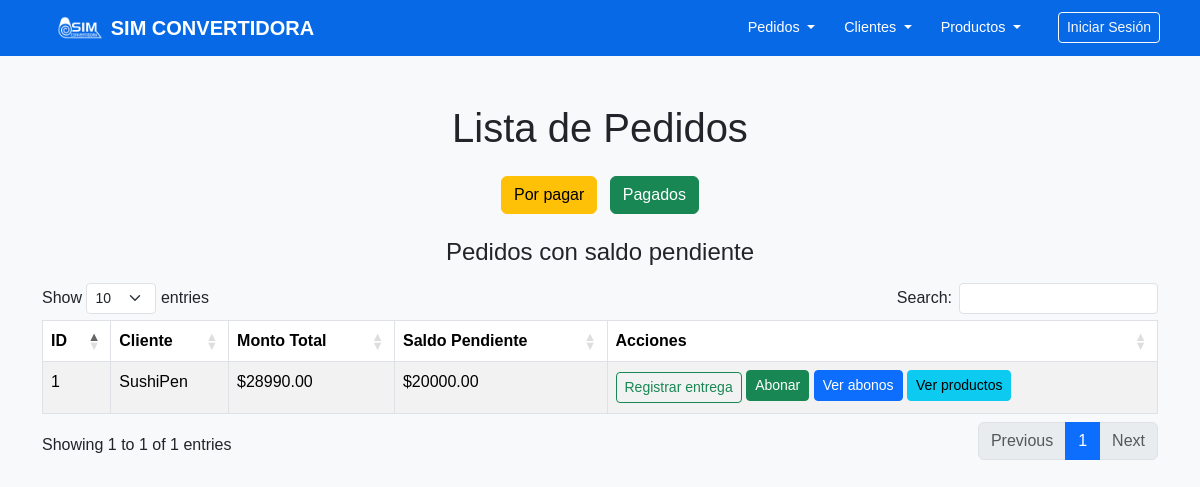
Page /pedidos/por_pagar/ on the committed database.
### pedidos/models.py (models this page shows, shortened)
class Pedido(models.Model):
    cod_pedido = models.AutoField(primary_key=True)
    cliente = models.ForeignKey(Cliente, on_delete=models.CASCADE)
    monto_total = models.DecimalField(max_digits=10, decimal_places=2)
    @property
    def saldo_pendiente(self):
        total_abonos = self.abonos.aggregate(total=Sum('monto'))['total'] or Decimal('0.00')
        return self.monto_total - total_abonos
    @property
    def esta_pagado(self):
        return self.saldo_pendiente <= 0

### clientes/models.py (models this page shows, shortened)
class Cliente(models.Model):
    cod_cliente = models.AutoField(primary_key=True)
    nombre_fantasia = models.CharField(max_length=100)
    razon_social = models.CharField(max_length=100, unique=True)
    correo = models.EmailField()
    direccion_despacho = models.CharField(max_length=200)

### pedidos/views.py (the view)
# urls.py: path('<str:estado>/', listar_pedidos_filtrados, name='listar_pedidos_filtrados'),
def listar_pedidos_filtrados(request, estado):
    pedidos = Pedido.objects.all()
    if estado == 'por_pagar':
        pedidos = [p for p in pedidos if not p.esta_pagado]
    elif estado == 'pagados':
        pedidos = [p for p in pedidos if p.esta_pagado]
    return render(request, 'pedidos/listar_pedidos.html', {
        'pedidos': pedidos,
        'estado': estado
    })

### templates/pedidos/listar_pedidos.html (shortened to what this page needs)
<!DOCTYPE html>
<html lang="es">
<head>
    <link href="https://cdn.jsdelivr.net/npm/bootstrap@5.3.0/dist/css/bootstrap.min.css" rel="stylesheet">
    <link rel="stylesheet" href="https://cdn.datatables.net/1.13.5/css/dataTables.bootstrap5.min.css">
</head>
<body>
    <header>
        {% include 'navegacion/nav.html' %}
    </header>
<div class="container my-5">
    <h1 class="text-center mb-4">Lista de Pedidos</h1>
    <div class="mb-4 text-center">
        <a href="{% url 'listar_pedidos_filtrados' 'por_pagar' %}" class="btn btn-warning me-2">Por pagar</a>
        <a href="{% url 'listar_pedidos_filtrados' 'pagados' %}" class="btn btn-success">Pagados</a>
    </div>
    <h4 class="mb-3 text-center">
        {% if estado == 'por_pagar' %}
            Pedidos con saldo pendiente
        {% elif estado == 'pagados' %}
            Pedidos pagados completamente
        {% else %}
            Todos los pedidos
        {% endif %}
    </h4>
    <table id="tabla-pedidos" class="table table-bordered table-striped">
        <thead>
        <tr>
            <th>ID</th>
            <th>Cliente</th>
            <th>Monto Total</th>
            <th>Saldo Pendiente</th>
            <th>Acciones</th>
        </tr>
        </thead>
        <tbody>
        {% for pedido in pedidos %}
            <tr>
                <td>{{ pedido.cod_pedido }}</td>
                <td>{{ pedido.cliente.nombre_fantasia }}</td>
                <td>${{ pedido.monto_total }}</td>
                <td>${{ pedido.saldo_pendiente }}</td>
                <td>
                    <a href="{% url 'registrar_entrega' pedido.cod_pedido %}" class="btn btn-sm btn-outline-success">Registrar entrega</a>
                    <a href="{% url 'añadir_abono' pedido.cod_pedido %}" class="btn btn-success btn-sm mb-1">Abonar</a>
                    <button class="btn btn-primary btn-sm mb-1" data-bs-toggle="modal" data-bs-target="#abonosModal{{ pedido.cod_pedido }}">Ver abonos</button>
                    <button class="btn btn-info btn-sm mb-1" data-bs-toggle="modal" data-bs-target="#productosModal{{ pedido.cod_pedido }}">Ver productos</button>
                </td>
            </tr>
        {% endfor %}
        </tbody>
    </table>
</div>
</body>
</html>

### static/css/navbar.css (style rules this page uses)
* { margin: 0; padding: 0; box-sizing: border-box; }
body { background-color: #f8f9fa; font-family: Arial, sans-serif; }

### rows in the picture
Pedido: cod_pedido "1", cliente.nombre_fantasia "SushiPen", monto_total "28990.00", saldo_pendiente "20000.00"
